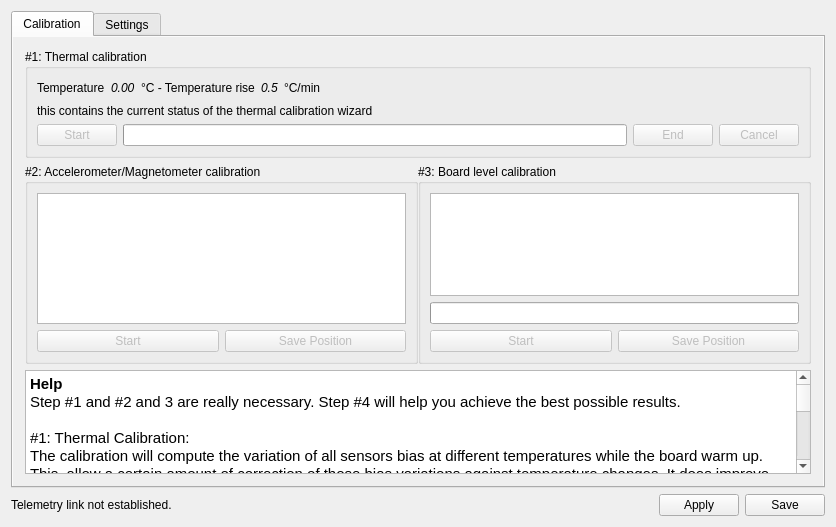
<?xml version="1.0" encoding="UTF-8"?>
<ui version="4.0">
 <class>RevoSensorsWidget</class>
 <widget class="QWidget" name="RevoSensorsWidget">
  <property name="geometry">
   <rect>
    <x>0</x>
    <y>0</y>
    <width>836</width>
    <height>527</height>
   </rect>
  </property>
  <property name="windowTitle">
   <string>Form</string>
  </property>
  <layout class="QVBoxLayout" name="verticalLayout">
   <item>
    <widget class="QTabWidget" name="tabWidget">
     <property name="autoFillBackground">
      <bool>true</bool>
     </property>
     <property name="currentIndex">
      <number>0</number>
     </property>
     <widget class="QWidget" name="tab_2">
      <property name="autoFillBackground">
       <bool>true</bool>
      </property>
      <attribute name="title">
       <string>Calibration</string>
      </attribute>
      <layout class="QVBoxLayout" name="verticalLayout_11">
       <property name="spacing">
        <number>0</number>
       </property>
       <property name="leftMargin">
        <number>0</number>
       </property>
       <property name="topMargin">
        <number>0</number>
       </property>
       <property name="rightMargin">
        <number>0</number>
       </property>
       <property name="bottomMargin">
        <number>0</number>
       </property>
       <item>
        <layout class="QGridLayout" name="gridLayout">
         <property name="leftMargin">
          <number>12</number>
         </property>
         <property name="topMargin">
          <number>12</number>
         </property>
         <property name="rightMargin">
          <number>12</number>
         </property>
         <property name="bottomMargin">
          <number>12</number>
         </property>
         <property name="verticalSpacing">
          <number>6</number>
         </property>
         <item row="1" column="0">
          <widget class="QGroupBox" name="groupBox_5">
           <property name="title">
            <string>#2: Accelerometer/Magnetometer calibration</string>
           </property>
           <layout class="QVBoxLayout" name="verticalLayout_sixPointCalib">
            <item>
             <widget class="QGraphicsView" name="sixPointsHelp">
             </widget>
            </item>
            <item>
             <layout class="QHBoxLayout" name="horizontalLayout_4">
              <item>
               <widget class="QPushButton" name="sixPointsStart">
                <property name="enabled">
                 <bool>false</bool>
                </property>
                <property name="toolTip">
                 <string>Launch a sensor range and bias calibration.</string>
                </property>
                <property name="text">
                 <string>Start</string>
                </property>
               </widget>
              </item>
              <item>
               <widget class="QPushButton" name="sixPointsSave">
                <property name="enabled">
                 <bool>false</bool>
                </property>
                <property name="toolTip">
                 <string>Save settings (only enabled when calibration is running)</string>
                </property>
                <property name="text">
                 <string>Save Position</string>
                </property>
               </widget>
              </item>
             </layout>
            </item>
           </layout>
          </widget>
         </item>
         <item row="0" column="0" colspan="2">
          <widget class="QGroupBox" name="groupBox_5">
           <property name="title">
            <string>#1: Thermal calibration</string>
           </property>
           <layout class="QVBoxLayout" name="verticalLayout_thermalbias">
            <item>
             <layout class="QHBoxLayout" name="horizontalLayout_thermalbias">
              <item>
               <widget class="QLabel" name="label_temperature">
                <property name="font">
                 <font>
                  <weight>50</weight>
                  <bold>false</bold>
                 </font>
                </property>
                <property name="text">
                 <string>Temperature</string>
                </property>
               </widget>
              </item>
              <item>
               <widget class="QLabel" name="textTemperature">
                <property name="font">
                 <font>
                  <weight>50</weight>
                  <italic>true</italic>
                  <bold>false</bold>
                 </font>
                </property>
                <property name="text">
                 <string>0.00</string>
                </property>
               </widget>
              </item>
              <item>
               <widget class="QLabel" name="label_thermalcal1">
                <property name="font">
                 <font>
                  <weight>50</weight>
                  <bold>false</bold>
                 </font>
                </property>
                <property name="text">
                 <string>°C - Temperature rise</string>
                </property>
               </widget>
              </item>
              <item>
               <widget class="QLabel" name="textThermalGradient">
                <property name="font">
                 <font>
                  <weight>50</weight>
                  <italic>true</italic>
                  <bold>false</bold>
                 </font>
                </property>
                <property name="text">
                 <string>0.5</string>
                </property>
               </widget>
              </item>
              <item>
               <widget class="QLabel" name="label_thermalcal2">
                <property name="font">
                 <font>
                  <weight>50</weight>
                  <bold>false</bold>
                 </font>
                </property>
                <property name="text">
                 <string>°C/min</string>
                </property>
               </widget>
              </item>
              <item>
               <spacer name="horizontalSpacer_thermalbias">
                <property name="orientation">
                 <enum>Qt::Horizontal</enum>
                </property>
                <property name="sizeHint" stdset="0">
                 <size>
                  <width>40</width>
                  <height>20</height>
                 </size>
                </property>
               </spacer>
              </item>
             </layout>
            </item>
            <item>
             <widget class="QLabel" name="label_thermalDescription">
              <property name="font">
               <font>
                <weight>50</weight>
                <bold>false</bold>
               </font>
              </property>
              <property name="text">
               <string>this contains the current status of the thermal calibration wizard</string>
              </property>
             </widget>
            </item>
            <item>
             <layout class="QHBoxLayout" name="horizontalLayout_thermalbias2">
              <item>
               <widget class="QPushButton" name="ThermalBiasStart">
                <property name="enabled">
                 <bool>false</bool>
                </property>
                <property name="text">
                 <string>Start</string>
                </property>
               </widget>
              </item>
              <item>
               <widget class="QProgressBar" name="thermalBiasProgress">
                <property name="value">
                 <number>0</number>
                </property>
                <property name="textVisible">
                 <bool>false</bool>
                </property>
               </widget>
              </item>
              <item>
               <widget class="QPushButton" name="ThermalBiasEnd">
                <property name="enabled">
                 <bool>false</bool>
                </property>
                <property name="text">
                 <string>End</string>
                </property>
               </widget>
              </item>
              <item>
               <widget class="QPushButton" name="ThermalBiasCancel">
                <property name="enabled">
                 <bool>false</bool>
                </property>
                <property name="text">
                 <string>Cancel</string>
                </property>
               </widget>
              </item>
             </layout>
            </item>
           </layout>
          </widget>
         </item>
         <item row="2" column="0" colspan="2">
          <widget class="QTextEdit" name="sixPointCalibInstructions">
           <property name="toolTip">
            <string>Six Point Calibration instructions</string>
           </property>
           <property name="horizontalScrollBarPolicy">
            <enum>Qt::ScrollBarAlwaysOff</enum>
           </property>
           <property name="html">
            <string>&lt;!DOCTYPE HTML PUBLIC &quot;-//W3C//DTD HTML 4.0//EN&quot; &quot;http://www.w3.org/TR/REC-html40/strict.dtd&quot;&gt;
&lt;html&gt;&lt;head&gt;&lt;meta name=&quot;qrichtext&quot; content=&quot;1&quot; /&gt;&lt;style type=&quot;text/css&quot;&gt;
p, li { white-space: pre-wrap; }
&lt;/style&gt;&lt;/head&gt;&lt;body style=&quot; font-family:'Sans Serif'; font-size:9pt; font-weight:400; font-style:normal;&quot;&gt;
&lt;table border=&quot;0&quot; style=&quot;-qt-table-type: root; margin-top:4px; margin-bottom:4px; margin-left:4px; margin-right:4px;&quot;&gt;
&lt;tr&gt;
&lt;td style=&quot;border: none;&quot;&gt;
&lt;p style=&quot; margin-top:0px; margin-bottom:0px; margin-left:0px; margin-right:0px; -qt-block-indent:0; text-indent:0px;&quot;&gt;&lt;span style=&quot; font-family:'Ubuntu'; font-size:11pt; font-weight:600;&quot;&gt;Help&lt;/span&gt;&lt;/p&gt;
&lt;p style=&quot; margin-top:0px; margin-bottom:0px; margin-left:0px; margin-right:0px; -qt-block-indent:0; text-indent:0px;&quot;&gt;&lt;span style=&quot; font-family:'Ubuntu'; font-size:11pt;&quot;&gt;Step #1 and #2 and 3 are really necessary. Step #4 will help you achieve the best possible results.&lt;/span&gt;&lt;/p&gt;
&lt;p style=&quot;-qt-paragraph-type:empty; margin-top:0px; margin-bottom:0px; margin-left:0px; margin-right:0px; -qt-block-indent:0; text-indent:0px; font-family:'Ubuntu'; font-size:11pt;&quot;&gt;&lt;br /&gt;&lt;/p&gt;
&lt;p style=&quot; margin-top:0px; margin-bottom:0px; margin-left:0px; margin-right:0px; -qt-block-indent:0; text-indent:0px;&quot;&gt;&lt;span style=&quot; font-family:'Ubuntu'; font-size:11pt;&quot;&gt;#1: Thermal Calibration:&lt;/span&gt;&lt;/p&gt;
&lt;p style=&quot; margin-top:0px; margin-bottom:0px; margin-left:0px; margin-right:0px; -qt-block-indent:0; text-indent:0px;&quot;&gt;&lt;span style=&quot; font-family:'Ubuntu'; font-size:11pt;&quot;&gt;The calibration will compute the variation of all sensors bias at different temperatures while the board warm up.&lt;/span&gt;&lt;/p&gt;
&lt;p style=&quot; margin-top:0px; margin-bottom:0px; margin-left:0px; margin-right:0px; -qt-block-indent:0; text-indent:0px;&quot;&gt;&lt;span style=&quot; font-family:'Ubuntu'; font-size:11pt;&quot;&gt;This  allow a certain amount of correction of those bias variations against temperature changes. It does improve both altitude hold and yaw performances.&lt;/span&gt;&lt;/p&gt;
&lt;p style=&quot; margin-top:0px; margin-bottom:0px; margin-left:0px; margin-right:0px; -qt-block-indent:0; text-indent:0px;&quot;&gt;&lt;span style=&quot; font-family:'Ubuntu'; font-size:11pt;&quot;&gt;To perform this calibration leave the board to cool down at room temperature in the coldest places available. after 15-20 minutes attach the usb connector to the board and Click the Calibrate button leaving the board steady. Wait until completed&lt;/span&gt;&lt;/p&gt;
&lt;p align=&quot;center&quot; style=&quot;-qt-paragraph-type:empty; margin-top:0px; margin-bottom:0px; margin-left:0px; margin-right:0px; -qt-block-indent:0; text-indent:0px; font-family:'Ubuntu'; font-size:11pt;&quot;&gt;&lt;br /&gt;&lt;/p&gt;
&lt;p style=&quot; margin-top:0px; margin-bottom:0px; margin-left:0px; margin-right:0px; -qt-block-indent:0; text-indent:0px;&quot;&gt;&lt;span style=&quot; font-family:'Ubuntu'; font-size:11pt;&quot;&gt;#2: Multi-Point calibration:&lt;/span&gt;&lt;/p&gt;
&lt;p style=&quot; margin-top:0px; margin-bottom:0px; margin-left:0px; margin-right:0px; -qt-block-indent:0; text-indent:0px;&quot;&gt;&lt;span style=&quot; font-family:'Ubuntu'; font-size:11pt;&quot;&gt;This calibration will compute the scale for all sensors on the INS. Press &amp;quot;Start&amp;quot; to begin calibration, and follow the instructions which will be displayed here.  Note that your HomeLocation must be set first, including the local magnetic field vector (Be) and acceleration due to gravity (g_e).&lt;/span&gt;&lt;/p&gt;
&lt;p style=&quot;-qt-paragraph-type:empty; margin-top:0px; margin-bottom:0px; margin-left:0px; margin-right:0px; -qt-block-indent:0; text-indent:0px; font-family:'Ubuntu'; font-size:11pt;&quot;&gt;&lt;br /&gt;&lt;/p&gt;
&lt;p style=&quot;-qt-paragraph-type:empty; margin-top:0px; margin-bottom:0px; margin-left:0px; margin-right:0px; -qt-block-indent:0; text-indent:0px;&quot;&gt;&lt;br /&gt;&lt;/p&gt;
&lt;p style=&quot; margin-top:0px; margin-bottom:0px; margin-left:0px; margin-right:0px; -qt-block-indent:0; text-indent:0px;&quot;&gt;&lt;span style=&quot; font-family:'Ubuntu'; font-size:11pt;&quot;&gt;#3: Board level calibration:&lt;/span&gt;&lt;/p&gt;
&lt;p style=&quot; margin-top:0px; margin-bottom:0px; margin-left:0px; margin-right:0px; -qt-block-indent:0; text-indent:0px;&quot;&gt;&lt;span style=&quot; font-family:'Ubuntu'; font-size:11pt;&quot;&gt;This step will ensure that board leveling is accurate. Place your airframe as horizontally as possible (use a spirit level if necessary), then press Start below and do not move your airframe at all until the end of the calibration.&lt;/span&gt;&lt;/p&gt;&lt;/td&gt;&lt;/tr&gt;&lt;/table&gt;&lt;/body&gt;&lt;/html&gt;</string>
           </property>
          </widget>
         </item>
         <item row="1" column="1">
          <widget class="QGroupBox" name="groupBox">
           <property name="title">
            <string>#3: Board level calibration</string>
           </property>
           <layout class="QVBoxLayout" name="verticalLayout_5">
           <item>
             <widget class="QGraphicsView" name="levelingHelp">
             </widget>
            </item>
            <item>
             <widget class="QProgressBar" name="accelBiasProgress">
              <property name="value">
               <number>0</number>
              </property>
              <property name="textVisible">
               <bool>false</bool>
              </property>
             </widget>
            </item>
            <item>
             <layout class="QHBoxLayout" name="horizontalLayout_3">
              <item>
               <widget class="QPushButton" name="accelBiasStart">
                <property name="enabled">
                 <bool>false</bool>
                </property>
                <property name="text">
                 <string>Start</string>
                </property>
               </widget>
              </item>
              <item>
               <widget class="QPushButton" name="accelBiasSavePos">
                <property name="enabled">
                 <bool>false</bool>
                </property>
                <property name="text">
                 <string>Save Position</string>
                </property>
               </widget>
              </item>
             </layout>
            </item>
           </layout>
          </widget>
         </item>
        </layout>
       </item>
      </layout>
     </widget>
     <widget class="QWidget" name="tab">
      <property name="autoFillBackground">
       <bool>true</bool>
      </property>
      <attribute name="title">
       <string>Settings</string>
      </attribute>
      <layout class="QVBoxLayout" name="verticalLayout_6">
       <item>
        <layout class="QGridLayout" name="gridLayout_4">
         <property name="leftMargin">
          <number>6</number>
         </property>
         <property name="topMargin">
          <number>6</number>
         </property>
         <property name="rightMargin">
          <number>6</number>
         </property>
         <property name="bottomMargin">
          <number>6</number>
         </property>
         <item row="1" column="1">
          <widget class="QGroupBox" name="groupBox_3">
           <property name="title">
            <string>Rotate virtual attitude relative to board</string>
           </property>
           <layout class="QGridLayout" name="gridLayout" columnstretch="0,0,0,0,0,0">
            <item row="1" column="2">
             <spacer name="horizontalSpacer_8">
              <property name="orientation">
               <enum>Qt::Horizontal</enum>
              </property>
              <property name="sizeHint" stdset="0">
               <size>
                <width>40</width>
                <height>20</height>
               </size>
              </property>
             </spacer>
            </item>
            <item row="1" column="3">
             <widget class="QSpinBox" name="pitchRotation">
              <property name="minimum">
               <number>-90</number>
              </property>
              <property name="maximum">
               <number>90</number>
              </property>
             </widget>
            </item>
            <item row="1" column="4">
             <spacer name="horizontalSpacer_9">
              <property name="orientation">
               <enum>Qt::Horizontal</enum>
              </property>
              <property name="sizeHint" stdset="0">
               <size>
                <width>40</width>
                <height>20</height>
               </size>
              </property>
             </spacer>
            </item>
            <item row="0" column="1">
             <widget class="QLabel" name="label_12">
              <property name="minimumSize">
               <size>
                <width>70</width>
                <height>0</height>
               </size>
              </property>
              <property name="styleSheet">
               <string notr="true">background-color: qlineargradient(spread:reflect, x1:0.507, y1:0, x2:0.507, y2:0.772, stop:0.208955 rgba(74, 74, 74, 255), stop:0.78607 rgba(36, 36, 36, 255));
color: rgb(255, 255, 255);
border-radius: 5;
font: bold 12px;
margin:1px;</string>
              </property>
              <property name="text">
               <string>Roll</string>
              </property>
              <property name="alignment">
               <set>Qt::AlignCenter</set>
              </property>
             </widget>
            </item>
            <item row="0" column="5">
             <widget class="QLabel" name="label_13">
              <property name="minimumSize">
               <size>
                <width>70</width>
                <height>0</height>
               </size>
              </property>
              <property name="styleSheet">
               <string notr="true">background-color: qlineargradient(spread:reflect, x1:0.507, y1:0, x2:0.507, y2:0.772, stop:0.208955 rgba(74, 74, 74, 255), stop:0.78607 rgba(36, 36, 36, 255));
color: rgb(255, 255, 255);
border-radius: 5;
font: bold 12px;
margin:1px;</string>
              </property>
              <property name="text">
               <string>Yaw</string>
              </property>
              <property name="alignment">
               <set>Qt::AlignCenter</set>
              </property>
             </widget>
            </item>
            <item row="1" column="0">
             <spacer name="horizontalSpacer_7">
              <property name="orientation">
               <enum>Qt::Horizontal</enum>
              </property>
              <property name="sizeHint" stdset="0">
               <size>
                <width>40</width>
                <height>20</height>
               </size>
              </property>
             </spacer>
            </item>
            <item row="1" column="1">
             <widget class="QSpinBox" name="rollRotation">
              <property name="minimum">
               <number>-180</number>
              </property>
              <property name="maximum">
               <number>180</number>
              </property>
             </widget>
            </item>
            <item row="0" column="3">
             <widget class="QLabel" name="label_15">
              <property name="minimumSize">
               <size>
                <width>70</width>
                <height>0</height>
               </size>
              </property>
              <property name="styleSheet">
               <string notr="true">background-color: qlineargradient(spread:reflect, x1:0.507, y1:0, x2:0.507, y2:0.772, stop:0.208955 rgba(74, 74, 74, 255), stop:0.78607 rgba(36, 36, 36, 255));
color: rgb(255, 255, 255);
border-radius: 5;
font: bold 12px;
margin:1px;</string>
              </property>
              <property name="text">
               <string>Pitch</string>
              </property>
              <property name="alignment">
               <set>Qt::AlignCenter</set>
              </property>
             </widget>
            </item>
            <item row="1" column="5">
             <widget class="QSpinBox" name="yawRotation">
              <property name="minimum">
               <number>-180</number>
              </property>
              <property name="maximum">
               <number>180</number>
              </property>
             </widget>
            </item>
           </layout>
          </widget>
         </item>
         <item row="1" column="0">
          <widget class="QGroupBox" name="groupBox_4">
           <property name="title">
            <string>Filtering</string>
           </property>
           <layout class="QGridLayout" name="gridLayout_5">
            <item row="0" column="0">
             <widget class="QLabel" name="label_14">
              <property name="toolTip">
               <string/>
              </property>
              <property name="styleSheet">
               <string notr="true">background-color: qlineargradient(spread:reflect, x1:0.507, y1:0, x2:0.507, y2:0.772, stop:0.208955 rgba(74, 74, 74, 255), stop:0.78607 rgba(36, 36, 36, 255));
color: rgb(255, 255, 255);
border-radius: 5;
font: bold 12px;
margin:1px;</string>
              </property>
              <property name="text">
               <string>Accelerometers</string>
              </property>
              <property name="alignment">
               <set>Qt::AlignCenter</set>
              </property>
             </widget>
            </item>
            <item row="1" column="0">
             <widget class="QDoubleSpinBox" name="accelTau">
              <property name="toolTip">
               <string>Accelerometer filtering.

Sets the amount of lowpass filtering of accelerometer data 
for the attitude estimation. Higher values apply a stronger 
filter, which may help with drifting in attitude mode.

Range: 0.00 - 0.20, Good starting value: 0.05 - 0.10
Start low and raise until drift stops.

A setting of 0.00 disables the filter.</string>
              </property>
              <property name="maximum">
               <double>2.000000000000000</double>
              </property>
              <property name="singleStep">
               <double>0.010000000000000</double>
              </property>
             </widget>
            </item>
           </layout>
          </widget>
         </item>
         <item row="0" column="0">
          <widget class="QGroupBox" name="groupBox_2">
           <property name="sizePolicy">
            <sizepolicy hsizetype="Preferred" vsizetype="Preferred">
             <horstretch>0</horstretch>
             <verstretch>0</verstretch>
            </sizepolicy>
           </property>
           <property name="title">
            <string>Attitude Estimation Algorithm</string>
           </property>
           <property name="alignment">
            <set>Qt::AlignLeading|Qt::AlignLeft|Qt::AlignTop</set>
           </property>
           <layout class="QGridLayout" name="gridLayout_3">
            <item row="0" column="0" alignment="Qt::AlignTop">
             <widget class="QComboBox" name="FusionAlgorithm">
              <property name="sizePolicy">
               <sizepolicy hsizetype="Preferred" vsizetype="Fixed">
                <horstretch>0</horstretch>
                <verstretch>0</verstretch>
               </sizepolicy>
              </property>
              <property name="toolTip">
               <string>Selects the sensor integration algorithm to be used by the Revolution board.</string>
              </property>
             </widget>
            </item>
            <item row="1" column="0">
             <spacer name="verticalSpacer_2">
              <property name="orientation">
               <enum>Qt::Vertical</enum>
              </property>
              <property name="sizeType">
               <enum>QSizePolicy::MinimumExpanding</enum>
              </property>
              <property name="sizeHint" stdset="0">
               <size>
                <width>20</width>
                <height>0</height>
               </size>
              </property>
             </spacer>
            </item>
           </layout>
          </widget>
         </item>
         <item row="0" column="1">
          <widget class="QGroupBox" name="groupBox">
           <property name="sizePolicy">
            <sizepolicy hsizetype="Preferred" vsizetype="Preferred">
             <horstretch>0</horstretch>
             <verstretch>0</verstretch>
            </sizepolicy>
           </property>
           <property name="title">
            <string>Home Location</string>
           </property>
           <property name="alignment">
            <set>Qt::AlignLeading|Qt::AlignLeft|Qt::AlignTop</set>
           </property>
           <layout class="QGridLayout" name="gridLayout_2">
            <property name="sizeConstraint">
             <enum>QLayout::SetDefaultConstraint</enum>
            </property>
            <item row="2" column="3">
             <widget class="QLabel" name="label_10">
              <property name="text">
               <string>Gravity acceleration:</string>
              </property>
             </widget>
            </item>
            <item row="1" column="0">
             <widget class="QLabel" name="label_2">
              <property name="text">
               <string>Latitude:</string>
              </property>
             </widget>
            </item>
            <item row="2" column="5">
             <widget class="QLineEdit" name="geBox">
              <property name="alignment">
               <set>Qt::AlignRight|Qt::AlignTrailing|Qt::AlignVCenter</set>
              </property>
              <property name="readOnly">
               <bool>true</bool>
              </property>
              <property name="objrelation" stdset="0">
               <stringlist>
                <string>objname:HomeLocation</string>
                <string>fieldname:g_e</string>
               </stringlist>
              </property>
             </widget>
            </item>
            <item row="1" column="2">
             <widget class="QLineEdit" name="lattitudeBox">
              <property name="alignment">
               <set>Qt::AlignRight|Qt::AlignTrailing|Qt::AlignVCenter</set>
              </property>
              <property name="readOnly">
               <bool>true</bool>
              </property>
              <property name="objrelation" stdset="0">
               <stringlist>
                <string>objname:HomeLocation</string>
                <string>fieldname:Latitude</string>
               </stringlist>
              </property>
             </widget>
            </item>
            <item row="1" column="5">
             <widget class="QLineEdit" name="beBox">
              <property name="alignment">
               <set>Qt::AlignRight|Qt::AlignTrailing|Qt::AlignVCenter</set>
              </property>
              <property name="readOnly">
               <bool>true</bool>
              </property>
             </widget>
            </item>
            <item row="3" column="0">
             <widget class="QLabel" name="label_8">
              <property name="text">
               <string>Altitude:</string>
              </property>
             </widget>
            </item>
            <item row="3" column="2">
             <widget class="QLineEdit" name="altitudeBox">
              <property name="alignment">
               <set>Qt::AlignRight|Qt::AlignTrailing|Qt::AlignVCenter</set>
              </property>
              <property name="readOnly">
               <bool>true</bool>
              </property>
              <property name="objrelation" stdset="0">
               <stringlist>
                <string>objname:HomeLocation</string>
                <string>fieldname:Altitude</string>
               </stringlist>
              </property>
             </widget>
            </item>
            <item row="1" column="3">
             <widget class="QLabel" name="label_9">
              <property name="text">
               <string>Magnetic field vector:</string>
              </property>
             </widget>
            </item>
            <item row="0" column="0" colspan="6">
             <widget class="QLabel" name="label_11">
              <property name="text">
               <string>&lt;html&gt;&lt;head/&gt;&lt;body&gt;&lt;p&gt;This information must be set to enable calibration the Revolution controllers sensors. &lt;br/&gt;Set home location using context menu in the map widget.&lt;/p&gt;&lt;/body&gt;&lt;/html&gt;</string>
              </property>
             </widget>
            </item>
            <item row="2" column="2">
             <widget class="QLineEdit" name="longitudeBox">
              <property name="alignment">
               <set>Qt::AlignRight|Qt::AlignTrailing|Qt::AlignVCenter</set>
              </property>
              <property name="readOnly">
               <bool>true</bool>
              </property>
              <property name="objrelation" stdset="0">
               <stringlist>
                <string>objname:HomeLocation</string>
                <string>fieldname:Longitude</string>
               </stringlist>
              </property>
             </widget>
            </item>
            <item row="3" column="5">
             <widget class="QCheckBox" name="isSetCheckBox">
              <property name="enabled">
               <bool>false</bool>
              </property>
              <property name="text">
               <string>Is Set</string>
              </property>
              <property name="checkable">
               <bool>true</bool>
              </property>
              <property name="objrelation" stdset="0">
               <stringlist>
                <string>objname:HomeLocation</string>
                <string>fieldname:Set</string>
               </stringlist>
              </property>
             </widget>
            </item>
            <item row="2" column="0">
             <widget class="QLabel" name="label_4">
              <property name="text">
               <string>Longitude:</string>
              </property>
             </widget>
            </item>
            <item row="5" column="5" alignment="Qt::AlignRight">
             <widget class="QPushButton" name="hlClearButton">
              <property name="sizePolicy">
               <sizepolicy hsizetype="Fixed" vsizetype="Fixed">
                <horstretch>0</horstretch>
                <verstretch>0</verstretch>
               </sizepolicy>
              </property>
              <property name="text">
               <string>Clear</string>
              </property>
             </widget>
            </item>
            <item row="4" column="5">
             <spacer name="verticalSpacer_3">
              <property name="orientation">
               <enum>Qt::Vertical</enum>
              </property>
              <property name="sizeHint" stdset="0">
               <size>
                <width>20</width>
                <height>0</height>
               </size>
              </property>
             </spacer>
            </item>
           </layout>
          </widget>
         </item>
         <item row="0" column="2">
          <spacer name="horizontalSpacer_2">
           <property name="orientation">
            <enum>Qt::Horizontal</enum>
           </property>
           <property name="sizeType">
            <enum>QSizePolicy::Expanding</enum>
           </property>
           <property name="sizeHint" stdset="0">
            <size>
             <width>50</width>
             <height>20</height>
            </size>
           </property>
          </spacer>
         </item>
        </layout>
       </item>
       <item>
        <spacer name="verticalSpacer">
         <property name="orientation">
          <enum>Qt::Vertical</enum>
         </property>
         <property name="sizeType">
          <enum>QSizePolicy::Expanding</enum>
         </property>
         <property name="sizeHint" stdset="0">
          <size>
           <width>20</width>
           <height>100</height>
          </size>
         </property>
        </spacer>
       </item>
      </layout>
     </widget>
    </widget>
   </item>
   <item>
    <layout class="QHBoxLayout" name="submitButtons">
     <item>
      <widget class="QLabel" name="calibInstructions">
       <property name="text">
        <string>Telemetry link not established.</string>
       </property>
      </widget>
     </item>
     <item>
      <spacer name="horizontalSpacer">
       <property name="orientation">
        <enum>Qt::Horizontal</enum>
       </property>
       <property name="sizeHint" stdset="0">
        <size>
         <width>40</width>
         <height>20</height>
        </size>
       </property>
      </spacer>
     </item>
     <item>
      <widget class="QPushButton" name="Help">
       <property name="sizePolicy">
        <sizepolicy hsizetype="Fixed" vsizetype="Fixed">
         <horstretch>0</horstretch>
         <verstretch>0</verstretch>
        </sizepolicy>
       </property>
       <property name="maximumSize">
        <size>
         <width>32</width>
         <height>32</height>
        </size>
       </property>
       <property name="font">
        <font>
         <kerning>true</kerning>
        </font>
       </property>
       <property name="text">
        <string/>
       </property>
       <property name="icon">
        <iconset resource="../coreplugin/core.qrc">
         <normaloff>:/core/images/helpicon.svg</normaloff>:/core/images/helpicon.svg</iconset>
       </property>
       <property name="iconSize">
        <size>
         <width>32</width>
         <height>32</height>
        </size>
       </property>
       <property name="shortcut">
        <string>Ctrl+S</string>
       </property>
       <property name="default">
        <bool>false</bool>
       </property>
       <property name="flat">
        <bool>true</bool>
       </property>
       <property name="objrelation" stdset="0">
        <stringlist>
         <string>button:help</string>
         <string>url:http://wiki.openpilot.org/display/Doc/Revolution+Manual+Sensor+Calibration</string>
        </stringlist>
       </property>
      </widget>
     </item>
     <item>
      <widget class="QPushButton" name="revoCalSettingsSaveRAM">
       <property name="toolTip">
        <string>Save settings to the board (RAM only).

This does not save the calibration settings, this is done using the
specific calibration button on top of the screen.</string>
       </property>
       <property name="text">
        <string>Apply</string>
       </property>
       <property name="objrelation" stdset="0">
        <string>button:apply</string>
       </property>
      </widget>
     </item>
     <item>
      <widget class="QPushButton" name="revoCalSettingsSaveSD">
       <property name="toolTip">
        <string>Send settings to the board, and save to the non-volatile memory.</string>
       </property>
       <property name="text">
        <string>Save</string>
       </property>
       <property name="checked">
        <bool>false</bool>
       </property>
       <property name="objrelation" stdset="0">
        <string>button:save</string>
       </property>
      </widget>
     </item>
    </layout>
   </item>
  </layout>
 </widget>
 <resources>
  <include location="../coreplugin/core.qrc"/>
 </resources>
 <connections/>
</ui>
